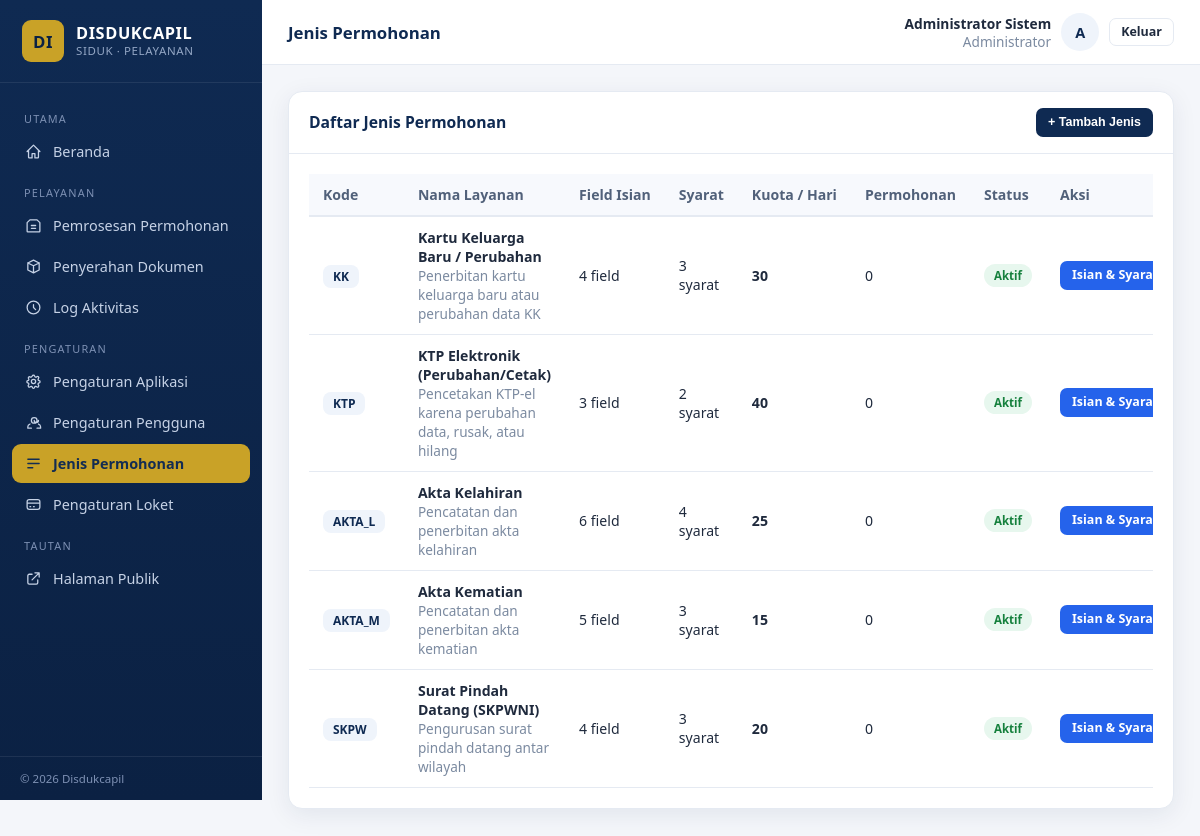
/jenis-permohonan.php (signed in), run on the app's committed database.
### tables this page shows
CREATE TABLE jenis_permohonan (
  id INT AUTO_INCREMENT PRIMARY KEY,
  kode VARCHAR(20) NOT NULL UNIQUE,
  nama VARCHAR(100) NOT NULL,
  deskripsi TEXT,
  kuota_per_hari INT DEFAULT 20,
  aktif TINYINT(1) DEFAULT 1,
  urutan INT DEFAULT 0,
  created_at TIMESTAMP DEFAULT CURRENT_TIMESTAMP
);

### includes/db.php (called while the page is built, shortened)
<?php
function db(): mysqli
{
    static $conn = null;
    if ($conn === null) {
        try {
            $conn = new mysqli(DB_HOST, DB_USER, DB_PASS, DB_NAME);
        } catch (mysqli_sql_exception $e) {
            http_response_code(500);
            die('Koneksi database gagal: ' . htmlspecialchars($e->getMessage()) .
                '<br>Jalankan import <code>database.sql</code> terlebih dahulu.');
        }
        $conn->set_charset('utf8mb4');
    }
    return $conn;
}
function q(string $sql, array $params = []): mysqli_result|bool
{
    $conn = db();
    if (!$params) {
        return $conn->query($sql);
    }
    $stmt = $conn->prepare($sql);
    $stmt->execute();
    return $stmt->get_result() ?: true;
}
function rows(string $sql, array $params = []): array
{
    $out = [];
    $r = q($sql, $params);
    if ($r instanceof mysqli_result) {
        while ($row = $r->fetch_assoc()) $out[] = $row;
    }
    return $out;
}

### includes/functions.php (called while the page is built, shortened)
<?php
require_once __DIR__ . '/db.php';
function e($s): string { return htmlspecialchars((string)$s, ENT_QUOTES, 'UTF-8'); }
function numfmt(int|float|string $n): string { return number_format((float)$n, 0, ',', '.'); }

### jenis-permohonan.php (the view, shortened to what this page needs)
<?php
$detail = null;
$list = rows("SELECT j.*,
              (SELECT COUNT(*) FROM field_isian f WHERE f.jenis_id = j.id) AS n_field,
              (SELECT COUNT(*) FROM syarat_dokumen s WHERE s.jenis_id = j.id) AS n_syarat,
              (SELECT COUNT(*) FROM permohonan p WHERE p.jenis_id = j.id) AS n_perm
              FROM jenis_permohonan j ORDER BY j.urutan, j.nama");
include __DIR__ . '/app/partials/header_dash.php';
?>
<?php if (!$detail): ?>
<div class="card">
  <div class="hd"><h5>Daftar Jenis Permohonan</h5>
    <button class="btn btn-primary btn-sm" onclick="openModal('m-jenis')">+ Tambah Jenis</button></div>
  <div class="bd">
    <div class="table-wrap">
      <table class="tbl">
        <thead><tr><th>Kode</th><th>Nama Layanan</th><th>Field Isian</th><th>Syarat</th><th>Kuota / Hari</th><th>Permohonan</th><th>Status</th><th>Aksi</th></tr></thead>
        <tbody>
        <?php foreach ($list as $r): ?>
          <tr>
            <td><span class="chip"><?= e($r['kode']) ?></span></td>
            <td><b><?= e($r['nama']) ?></b><br><span class="small muted"><?= e(mb_strimwidth($r['deskripsi'] ?: '', 0, 70, '…')) ?></span></td>
            <td><?= (int)$r['n_field'] ?> field</td>
            <td><?= (int)$r['n_syarat'] ?> syarat</td>
            <td><b><?= (int)$r['kuota_per_hari'] ?></b></td>
            <td><?= numfmt($r['n_perm']) ?></td>
            <td><?= $r['aktif'] ? '<span class="badge bg-success">Aktif</span>' : '<span class="badge bg-danger">Nonaktif</span>' ?></td>
            <td style="white-space:nowrap">
              <a class="btn btn-info btn-sm" href="jenis-permohonan.php?detail=<?= (int)$r['id'] ?>">Isian &amp; Syarat</a>
            </td>
          </tr>
        <?php endforeach; ?>
        </tbody>
      </table>
    </div>
  </div>
</div>
<?php endif; ?>
<?php include __DIR__ . '/app/partials/footer_dash.php'; ?>

### assets/css/style.css (style rules this page uses)
:root { --navy:#0f2a52; --navy-2:#16386b; --blue:#2563eb; --sky:#eff4fb; --gold:#c9a227; --ink:#1f2a3d; --muted:#7b8aa0; --line:#e5eaf2; --bg:#f4f6fa; --card:#ffffff; --green:#16a34a; --red:#dc2626; --amber:#d97706; --shadow:0 6px 24px rgba(15,42,82,.08); --radius:14px; }
* { box-sizing:border-box }
body { margin:0;font-family:'Segoe UI',system-ui,-apple-system,Roboto,Arial,sans-serif;background:var(--bg);color:var(--ink);font-size:14.5px }
a { text-decoration:none;color:var(--blue) }
h1,h2,h3,h4,h5 { margin:0 0 .5rem;color:var(--navy) }
.small { font-size:.85rem }
.muted { color:var(--muted) }
.card { background:var(--card);border:1px solid var(--line);border-radius:var(--radius);box-shadow:var(--shadow);margin-bottom:22px }
.card .hd { padding:16px 20px;border-bottom:1px solid var(--line);display:flex;align-items:center;justify-content:space-between;gap:10px;flex-wrap:wrap }
.card .hd h5 { margin:0;font-size:.98rem }
.card .bd { padding:20px }
.table-wrap { overflow-x:auto }
table.tbl { width:100%;border-collapse:collapse;font-size:.88rem }
table.tbl th { background:#f7f9fd;color:#51617a;text-align:left;padding:11px 14px;font-weight:600;border-bottom:2px solid var(--line);white-space:nowrap }
table.tbl td { padding:11px 14px;border-bottom:1px solid var(--line);vertical-align:middle }
.badge { display:inline-block;padding:4px 10px;border-radius:999px;font-size:.72rem;font-weight:600 }
.bg-success { background:#e7f7ee;color:#15803d }
.btn { display:inline-flex;align-items:center;gap:7px;border:1px solid transparent;border-radius:9px;padding:9px 16px;font-size:.86rem;font-weight:600;cursor:pointer;transition:.15s;line-height:1.2 }
.btn-sm { padding:6px 11px;font-size:.78rem;border-radius:7px }
.btn-primary { background:var(--navy);color:#fff }
.btn-info { background:var(--blue);color:#fff }
.chip { background:var(--sky);color:var(--navy);border-radius:8px;padding:3px 10px;font-size:.75rem;font-weight:600 }

### data on the page
jenis_permohonan: kode "KK", nama "Kartu Keluarga Baru / Perubahan", deskripsi "Penerbitan kartu keluarga baru atau perubahan data KK", n_field "4", n_syarat "3", kuota_per_hari "30", n_perm "0", aktif "Aktif"
jenis_permohonan: kode "KTP", nama "KTP Elektronik (Perubahan/Cetak)", deskripsi "Pencetakan KTP-el karena perubahan data, rusak, atau hilang", n_field "3", n_syarat "2", kuota_per_hari "40", n_perm "0", aktif "Aktif"
jenis_permohonan: kode "AKTA_L", nama "Akta Kelahiran", deskripsi "Pencatatan dan penerbitan akta kelahiran", n_field "6", n_syarat "4", kuota_per_hari "25", n_perm "0", aktif "Aktif"
jenis_permohonan: kode "AKTA_M", nama "Akta Kematian", deskripsi "Pencatatan dan penerbitan akta kematian", n_field "5", n_syarat "3", kuota_per_hari "15", n_perm "0", aktif "Aktif"
jenis_permohonan: kode "SKPW", nama "Surat Pindah Datang (SKPWNI)", deskripsi "Pengurusan surat pindah datang antar wilayah", n_field "4", n_syarat "3", kuota_per_hari "20", n_perm "0", aktif "Aktif"

### other printed values
setting('nama_dinas_short') "DISDUKCAPIL"
$grp "UTAMA"
$it[0] "Beranda"
$grp "PELAYANAN"
$it[0] "Pemrosesan Permohonan"
$it[0] "Penyerahan Dokumen"
$it[0] "Log Aktivitas"
$grp "PENGATURAN"
$it[0] "Pengaturan Aplikasi"
$it[0] "Pengaturan Pengguna"
$it[0] "Jenis Permohonan"
$it[0] "Pengaturan Loket"
setting('nama_dinas_short') "Disdukcapil"
$page_title "Jenis Permohonan"
$u['nama'] "Administrator Sistem"
